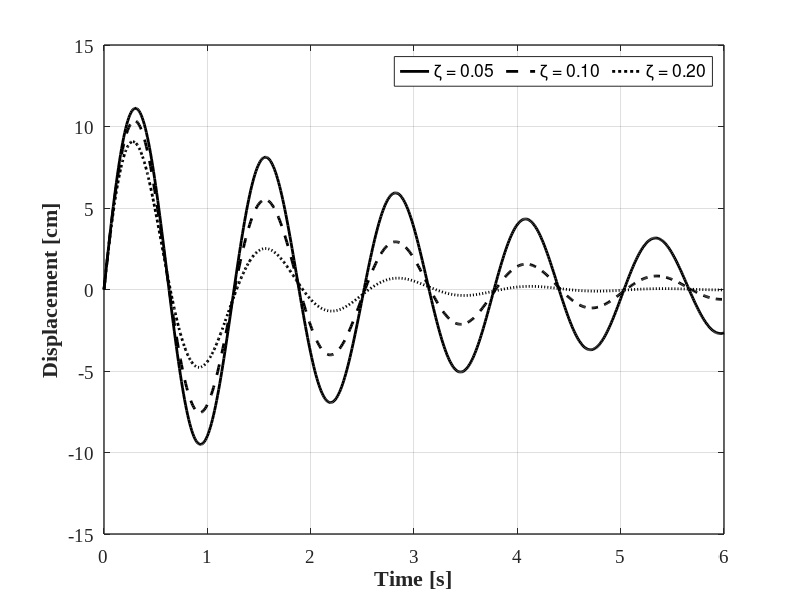

MATLAB code for this plot:
%% Structural Dynamics and Vibration Control(M. Azimi et al.)
%% Example 2-9: Plot Response of An Underdamped SDOF with Different Damping Ratios 

clear; close all; clc;
%% Parameters
wn  = 5;                % Natural frequency [rad/s]
x0  = 0;                % Initial displacement
v0  = 60;               % Initial velocity [cm/s]
t0  = 0;                % Initial time
deltat = 0.01;          % Time step
tf  = 6;                % Final time
t   = [t0:deltat:tf];   % Time vector

%% Calculate Response & Plot
figure(1); set(figure(1), 'Position', [200   100   883   400])
           hold on; grid on; box on;

           Legends = {'\zeta = 0.05';'\zeta = 0.10';'\zeta = 0.20'};
           Lines   = {'-k';          '--k';         ':k'};

i = 0;
for zeta = [0.05,0.1,0.2]
    wd = sqrt(1-zeta^2)*wn; % Damped frequency
    x  = exp(-zeta*wn*t).*(((zeta*wn*x0+v0)/wd)*sin(wd*t)+ x0*cos(wd*t));

        i = i+1;
        plot(t,x,Lines{i},'LineWidth',2);  ylim([-15 15]);
end

        set(gca, 'LineWidth',1, 'FontWeight','normal', 'FontName','Times New Roman', 'FontSize',14)               
        xlabel('Time [s]', 'fontsize',16, 'fontname','Times New Roman','FontWeight','Bold')
        ylabel('Displacement [cm]', 'fontsize',16, 'fontname','Times New Roman','FontWeight','Bold')
        legend(Legends,'location','northeast', 'orientation','horizontal')

%% Print
print('EX_2_9','-dpng')